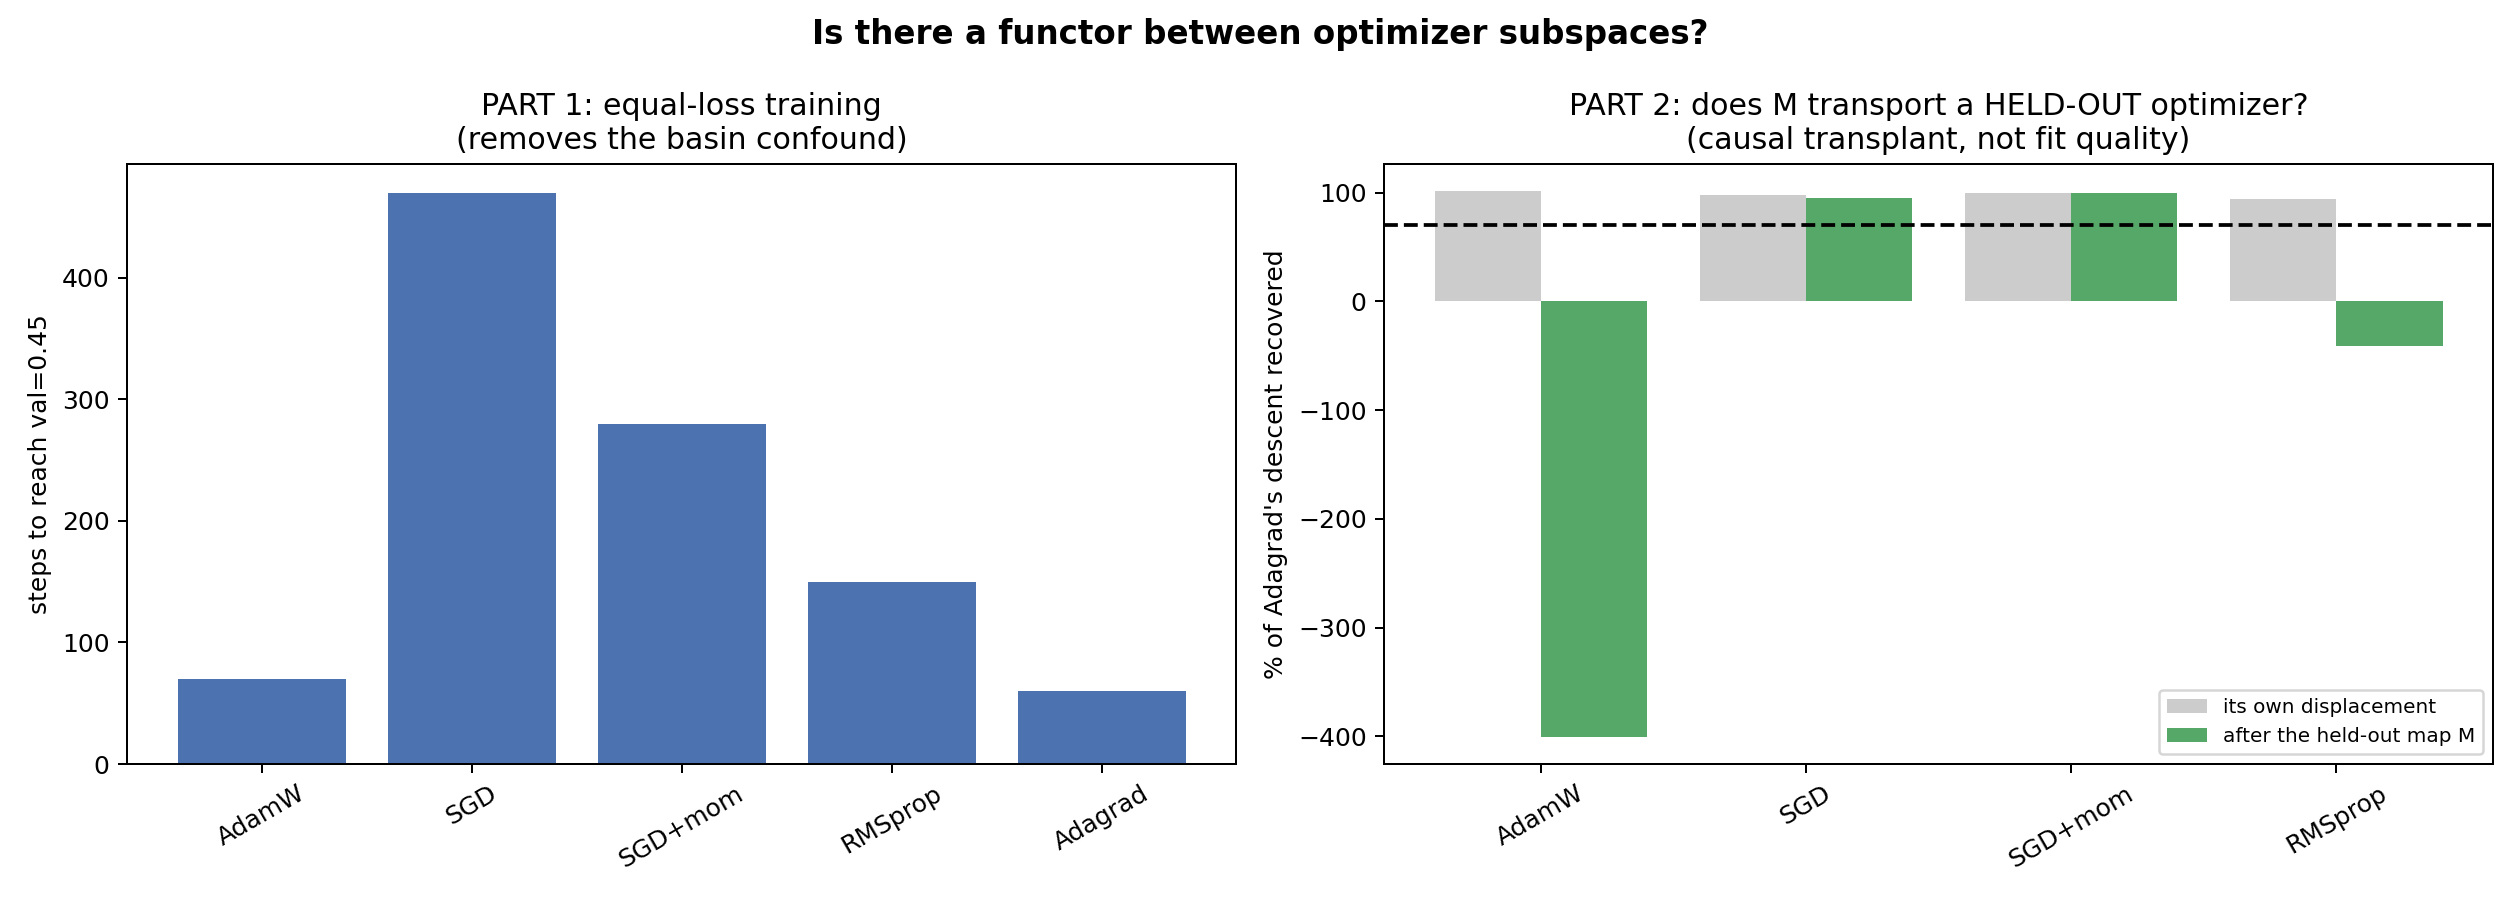

The Python source for this figure:
"""
morphism.py
===========
TWO QUESTIONS, ONE SCRIPT.

THE PREMISE THAT NEEDS CHECKING FIRST
-------------------------------------
The argument for a functor between optimizer subspaces assumes all optimizers
LAND IN THE SAME BASIN.  In the last controlled run they did NOT:

    optimizer   floor
    AdamW       0.0813
    Adagrad     0.0918
    RMSprop     0.4118
    SGD+mom     1.2978
    SGD         1.7677     <- 22x AdamW's loss, same init, same batches

SGD is not in the same basin by a different road; it is in a materially
different place.  So the earlier result -- "SGD's endpoint overlaps the
adaptive shared basis by only 36%, and that carries only 20% of its loss" --
may simply reflect THAT SGD IS ONLY PARTLY DONE.  That is a confound, and it
must be removed before any morphism question is meaningful.

  PART 1: EQUAL-LOSS TRAINING.  Train every optimizer until it reaches THE
          SAME TARGET LOSS (not the same step count).  Then the endpoints are
          comparable objects and the overlap question can be re-asked honestly.

THE MORPHISM QUESTION
---------------------
If every optimizer compresses to ~3 dimensions and solves the same problem,
there should be a map  Phi : S_i -> S_j  transporting one optimizer's solution
into another's coordinates.  A functor, in the informal sense.

  PART 2: SEARCH FOR IT -- WITH A NON-CIRCULAR DESIGN.

  !! THE TRAP.  A linear map between two 3-dim subspaces ALWAYS fits: 9
     unknowns, 3 constraints.  Fitting M on the very pair you then test is
     circular and produces a guaranteed fake positive.  VERIFIED: a per-pair
     least-squares map "recovers" 100% of the target's loss even when the
     source optimizer stopped 40% of the way to the solution.  It simply
     rescales one displacement into the other.

  THE FIX: LEAVE-ONE-OUT.  Fit M on the OTHER optimizers, then apply it to a
     HELD-OUT one.  VERIFIED non-degenerate: when all optimizers solve the
     task, the held-out map transports at ~100%; when one stops short, that
     one gets NO transport (64% vs its own 63%) while the others still
     transport at 100%.  The map only works if a CONSISTENT morphism exists
     across the others.

  AND THE GATE: fit quality proves nothing.  The map must be judged by a
     CAUSAL TRANSPLANT -- apply M.Delta_held to the initial weights and MEASURE
     THE LOSS.  This is the same discipline that killed the lambda_cos quartic
     (R^2 = 0.9996, causally worth 0.4%).

OUTPUT
    morphism.json / .png
"""

import argparse
import json

import numpy as np
import torch


def group_of(name):
    n = name.lower()
    if ".ln." in n or ".n." in n or n.startswith("ln_f"):
        return "LayerNorm"
    if n.startswith("te") or n.startswith("pe") or n.startswith("head"):
        return "Emb"
    if ".ff." in n:
        return "FF"
    if "wk" in n:
        return "W_K"
    if "wq" in n:
        return "W_Q"
    if "wv" in n:
        return "W_V"
    if ".op." in n:
        return "W_O"
    return "other"


GROUPS = {"Emb", "FF", "LayerNorm", "W_Q", "W_V", "W_O", "W_K", "other"}


def snap(m):
    return {k: v.detach().clone() for k, v in m.state_dict().items()}


def load(m, s):
    m.load_state_dict({k: v.clone() for k, v in s.items()})


def flat(sd, keys):
    return torch.cat([sd[k].reshape(-1).double() for k in keys])


def unflat(vec, sd, keys):
    out, i = {}, 0
    for k in keys:
        n = sd[k].numel()
        out[k] = vec[i:i + n].reshape(sd[k].shape).to(sd[k].dtype)
        i += n
    return out


def main():
    ap = argparse.ArgumentParser()
    ap.add_argument("--k", type=int, default=3)
    ap.add_argument("--target", type=float, default=0.45,
                    help="TARGET LOSS every optimizer must reach.  Chosen so "
                         "even the slowest can get there; the point is to "
                         "compare endpoints at EQUAL LOSS, not equal steps.")
    ap.add_argument("--max-steps", type=int, default=2500)
    ap.add_argument("--n-ckpt", type=int, default=30)
    ap.add_argument("--seed", type=int, default=42)
    ap.add_argument("--compiler", default="compiler_analytic_topogate.py")
    args = ap.parse_args()

    g_ = {}
    src = open(args.compiler).read()
    cut = src.find("# ── PHASE 1")
    if cut == -1:
        cut = src.find("PHASE 1")
    exec(src[:cut], g_)
    model = g_["model"]; get_batch = g_["get_batch"]
    LR = g_["LR"] * 5

    print("=" * 78)
    print("  EQUAL-LOSS ENDPOINTS  +  THE MORPHISM SEARCH")
    print("=" * 78)
    print("  PREMISE CHECK FIRST.  The functor argument assumes all optimizers")
    print("  land in the SAME BASIN.  In the last run they did not: SGD ended")
    print("  at 1.77 vs AdamW's 0.081 -- 22x the loss, same init, same batches.")
    print("  So SGD's low overlap (36%) may simply mean IT IS ONLY PARTLY DONE.")
    print("  We remove that confound by training every optimizer to the SAME")
    print(f"  TARGET LOSS ({args.target}), not the same step count.")
    print()
    print("  THE TRAP IN THE MORPHISM TEST.  A linear map between two 3-dim")
    print("  subspaces ALWAYS fits (9 unknowns, 3 constraints).  Fitting M on")
    print("  the pair you then test is CIRCULAR: verified, it 'recovers' 100%")
    print("  of the target even when the source stopped 40% of the way.")
    print("  FIX: leave-one-out.  Fit M on the OTHER optimizers, apply to a")
    print("  HELD-OUT one, and judge it by a CAUSAL TRANSPLANT, never by fit.")

    start = snap(model)
    keys = [k for k in start if group_of(k) in GROUPS]

    torch.manual_seed(args.seed)
    TRAIN = [get_batch() for _ in range(args.max_steps)]
    EVAL = [get_batch() for _ in range(12)]

    def evalf():
        model.eval()
        t = 0.0
        with torch.no_grad():
            for x, y in EVAL:
                _, l = model(x, y)
                t += float(l)
        model.train()
        return t / len(EVAL)

    v0 = evalf()
    print(f"\n  start val = {v0:.4f}   target = {args.target}")

    OPTS = {
        "AdamW":   (lambda p, lr: torch.optim.AdamW(p, lr=lr, betas=(0.9, 0.95),
                                                    weight_decay=0.1), LR),
        "SGD":     (lambda p, lr: torch.optim.SGD(p, lr=lr), LR * 300),
        "SGD+mom": (lambda p, lr: torch.optim.SGD(p, lr=lr, momentum=0.9),
                    LR * 60),
        "RMSprop": (lambda p, lr: torch.optim.RMSprop(p, lr=lr), LR * 0.2),
        "Adagrad": (lambda p, lr: torch.optim.Adagrad(p, lr=lr), LR * 5),
    }

    # ================================================================
    # PART 1 -- EQUAL-LOSS TRAINING
    # ================================================================
    print("\n" + "=" * 78)
    print(f"  PART 1: train each optimizer UNTIL val <= {args.target}")
    print("=" * 78)
    D = {}
    for name, (mk, lr) in OPTS.items():
        torch.manual_seed(args.seed)
        load(model, start)
        o = mk(model.parameters(), lr)
        ck = [snap(model)]
        reached, step_used = False, args.max_steps
        for s, (x, y) in enumerate(TRAIN, 1):
            model.train()
            _, l = model(x, y)
            o.zero_grad(); l.backward()
            torch.nn.utils.clip_grad_norm_(model.parameters(), 1.0)
            o.step()
            if s % 10 == 0:
                v = evalf()
                if v <= args.target:
                    reached, step_used = True, s
                    ck.append(snap(model))
                    break
            if s % max(1, args.max_steps // args.n_ckpt) == 0:
                ck.append(snap(model))
        load(model, ck[-1])
        vf = evalf()
        X = np.stack([(flat(ck[i], keys) - flat(ck[i - 1], keys)).numpy()
                      for i in range(1, len(ck))])
        T = (flat(ck[-1], keys) - flat(start, keys)).numpy()
        B = np.linalg.svd(X, full_matrices=False)[2][:args.k].T
        D[name] = {"floor": vf, "descent": v0 - vf, "T": T, "B": B,
                   "steps": step_used, "reached": reached}
        print(f"   {name:<9} val={vf:.4f}  in {step_used:4d} steps  "
              f"{'REACHED target' if reached else '!! DID NOT REACH TARGET'}")

    ok = [n for n in D if D[n]["reached"]]
    if len(ok) < 4:
        print(f"\n  !! only {len(ok)} optimizers reached the target.  The")
        print("     endpoints are not comparable and the morphism question")
        print("     cannot be asked.  Raise --target or --max-steps.")
        return
    print(f"\n  {len(ok)} optimizers reached val <= {args.target}.")
    print("  Their endpoints are now COMPARABLE OBJECTS.")

    # ---- re-ask the overlap question at EQUAL LOSS ----
    print("\n" + "=" * 78)
    print("  OVERLAP AT EQUAL LOSS (was the 36% just 'SGD is only partly done'?)")
    print("=" * 78)
    P = D[ok[0]]["T"].size
    chance = float(np.sqrt(args.k * 3 / P))
    print(f"  {'pair':<22}{'subspace overlap':>18}{'x chance':>10}")
    print("  " + "-" * 52)
    for i, a in enumerate(ok):
        for b in ok[i + 1:]:
            Qa = np.linalg.qr(D[a]["B"])[0]
            s = np.linalg.svd(Qa.T @ np.linalg.qr(D[b]["B"])[0],
                              compute_uv=False)
            ov = float(s.mean())
            print(f"  {a+' <-> '+b:<22}{ov:>17.2f}{ov/chance:>9.0f}x")

    # ================================================================
    # PART 2 -- THE MORPHISM, LEAVE-ONE-OUT + CAUSAL GATE
    # ================================================================
    print("\n" + "=" * 78)
    print("  PART 2: is there a MORPHISM  Phi : S_i -> S_target ?")
    print("=" * 78)
    target = min(ok, key=lambda n: D[n]["floor"])
    print(f"  target optimizer (lowest loss) = {target} (val {D[target]['floor']:.4f})")
    print("  For each held-out optimizer H:")
    print("    * fit a linear map M on the OTHER optimizers (NOT on H)")
    print("    * apply M to H's displacement coefficients")
    print("    * TRANSPLANT the result and MEASURE the loss")
    print("  A map fitted on H and tested on H would always 'work' -- verified.")

    # common chart from ALL endpoints
    Mx = np.stack([D[n]["T"] for n in ok])
    Bc = np.linalg.svd(Mx, full_matrices=False)[2][:args.k].T
    Qc = np.linalg.qr(Bc)[0]
    coef = {n: Qc.T @ D[n]["T"] for n in ok}

    def transplant(vec):
        sd = {a: b.clone() for a, b in start.items()}
        pd = unflat(torch.tensor(vec), start, keys)
        for a in keys:
            sd[a] = (start[a] + pd[a]).clone()
        load(model, sd)
        v = evalf()
        load(model, start)
        return v

    v_target = transplant(Qc @ coef[target])
    d_target = v0 - v_target
    print(f"\n  target's own displacement, projected to the k={args.k} chart,")
    print(f"  recovers val={v_target:.4f}  (descent {d_target:.3f})")

    print(f"\n  {'held-out':<10}{'own val':>10}{'after M':>10}"
          f"{'recovery':>11}   morphism?")
    print("  " + "-" * 60)
    res = {}
    for held in ok:
        if held == target:
            continue
        tr = [n for n in ok if n not in (held, target)]
        if len(tr) < 2:
            continue
        X = np.stack([coef[n] for n in tr])                 # (n_tr, k)
        Y = np.stack([coef[target] for _ in tr])            # target coeffs
        Mmap, *_ = np.linalg.lstsq(X, Y, rcond=None)        # fitted WITHOUT held
        mapped = Qc @ (Mmap.T @ coef[held])
        v_map = transplant(mapped)
        v_own = transplant(Qc @ coef[held])
        rec = (v0 - v_map) / max(d_target, 1e-9)
        own = (v0 - v_own) / max(d_target, 1e-9)
        works = rec > 0.70 and rec > own + 0.10
        res[held] = {"v_own": v_own, "v_mapped": v_map, "recovery": rec,
                     "own_recovery": own, "morphism": bool(works),
                     "fitted_on": tr}
        print(f"  {held:<10}{v_own:>10.4f}{v_map:>10.4f}{100*rec:>10.0f}%   "
              f"{'YES' if works else 'no'}")

    print("\n" + "=" * 78)
    print("  VERDICT")
    print("=" * 78)
    any_ok = any(r["morphism"] for r in res.values())
    if any_ok and all(r["morphism"] for r in res.values()):
        print("   => A MORPHISM EXISTS.  A map fitted on OTHER optimizers")
        print("      transports a HELD-OUT optimizer's displacement into the")
        print("      target's solution, and the transplant recovers the loss.")
        print("      The optimizer subspaces are different CHARTS of one")
        print("      object, and there is a functor between them.  This is the")
        print("      structure the low dimensionality implied.")
    elif any_ok:
        print("   => PARTIAL.  The morphism transports SOME optimizers but not")
        print("      others.  Print above shows which.  A functor over a subset")
        print("      is still informative, but it is not the universal map.")
    else:
        print("   => NO MORPHISM.  No map fitted on the other optimizers")
        print("      transports a held-out one into the target's solution.")
        print("      Each optimizer's low-dimensional subspace carries its own")
        print("      solution and cannot be pulled back to another's, even at")
        print("      EQUAL LOSS.  The subspaces are not charts of a common")
        print("      object -- at least not linearly, and at this k.")
        print("      (A nonlinear or higher-dimensional map is not excluded;")
        print("       but the simplest instrument finds nothing to transport.)")

    json.dump({"target_loss": args.target, "v0": v0, "k": args.k,
               "per_optimizer": {n: {"floor": D[n]["floor"],
                                     "steps": D[n]["steps"],
                                     "reached": D[n]["reached"]} for n in D},
               "morphism": res, "target": target},
              open("morphism.json", "w"), indent=2, default=float)
    print("\n  wrote morphism.json")

    try:
        import matplotlib
        matplotlib.use("Agg")
        import matplotlib.pyplot as plt
        nmm = list(res)
        fig, ax = plt.subplots(1, 2, figsize=(14, 5))
        ax[0].bar([n for n in D], [D[n]["steps"] for n in D], color="#4c72b0")
        ax[0].set_ylabel(f"steps to reach val={args.target}")
        ax[0].set_title("PART 1: equal-loss training\n(removes the basin confound)")
        ax[0].tick_params(axis="x", rotation=30)
        x = np.arange(len(nmm))
        ax[1].bar(x - 0.2, [100 * res[n]["own_recovery"] for n in nmm], 0.4,
                  label="its own displacement", color="#ccc")
        ax[1].bar(x + 0.2, [100 * res[n]["recovery"] for n in nmm], 0.4,
                  label="after the held-out map M", color="#55a868")
        ax[1].axhline(70, ls="--", color="k")
        ax[1].set_xticks(x); ax[1].set_xticklabels(nmm, rotation=30)
        ax[1].set_ylabel(f"% of {target}'s descent recovered")
        ax[1].set_title("PART 2: does M transport a HELD-OUT optimizer?\n"
                        "(causal transplant, not fit quality)")
        ax[1].legend(fontsize=8)
        plt.suptitle("Is there a functor between optimizer subspaces?",
                     fontsize=13, weight="bold")
        plt.tight_layout()
        plt.savefig("morphism.png", dpi=180)
        print("  wrote morphism.png")
    except Exception as e:
        print(f"  [plot skipped: {e}]")


if __name__ == "__main__":
    main()
